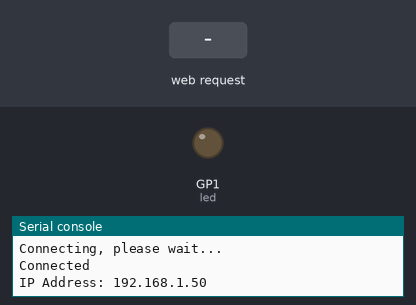
Bench run of a program on a simulated Raspberry Pi Pico running MicroPython. On the bench: output pins drawn as LEDs (lit = HIGH), the last lines printed to the serial console. Inputs (shaded band) come from the test bench. WiFi joins after 1.5 s.

Above: at 3.2 s.
3.3 s: HTTP request GET /on? received
At 4.2 s:
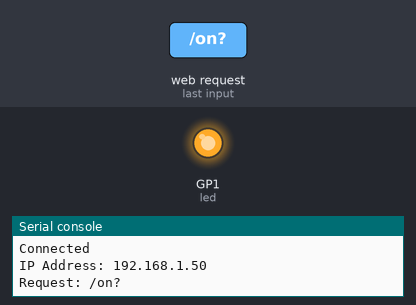
4.8 s: HTTP request GET /off? received
At 5.4 s:
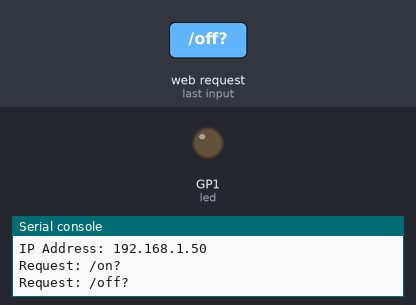
Timing chart, 0 to 7.8 s (numbered marks = the images above; inputs shaded):
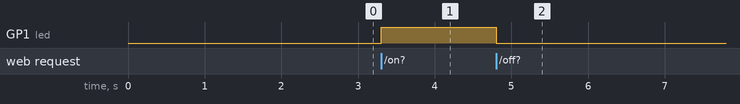

Measured:
- after the input at 3.3 s, GP1 (led): LOW → HIGH at once
- after the input at 4.8 s, GP1 (led): HIGH → LOW at once

The program:

wifi_connect.py
```python
import network
import socket
import time
from machine import Pin

# LED
led = Pin(1, Pin.OUT)
state = "OFF"

# WiFi Details
ssid = "iot"
password = "12345678"

# ---------------------------
# WiFi Connect
# ---------------------------
def connect():
    wlan = network.WLAN(network.STA_IF)
    wlan.active(True)
    wlan.connect(ssid, password)

    while wlan.isconnected() == False:
        print("Connecting, please wait...")
        time.sleep(1)

    print("Connected")
    print("IP Address:", wlan.ifconfig()[0])

# ---------------------------
# Web Page
# ---------------------------
def web_page(state):
    html = f"""<!DOCTYPE html>
<html>
<body>
<h2>Pico W LED Control</h2>

<form action="/on">
<input type="submit" value="Turn ON">
</form>

<form action="/off">
<input type="submit" value="Turn OFF">
</form>

<p>LED state: {state}</p>

</body>
</html>
"""
    return html

# ---------------------------
# Open Socket
# ---------------------------
def open_socket():
    address = socket.getaddrinfo("0.0.0.0", 80)[0][-1]
    s = socket.socket()
    s.bind(address)
    s.listen(1)
    return s

connect()
s = open_socket()

try:
    while True:
        client = s.accept()[0]
        request = client.recv(1024)
        request = request.decode()

        try:
            path = request.split()[1]
        except IndexError:
            pass

        print("Request:",path)

        if path == "/on?":
            led.value(1)
            state = "ON"


        elif path == "/off?":
            led.value(0)
            state = "OFF"


        html = web_page(state)
        client.send("HTTP/1.1 200 OK\r\nContent-Type: text/html\r\n\r\n")
        client.send(html)
        client.close()

except OSError as e:
    print("Error: connection terminated")
```
